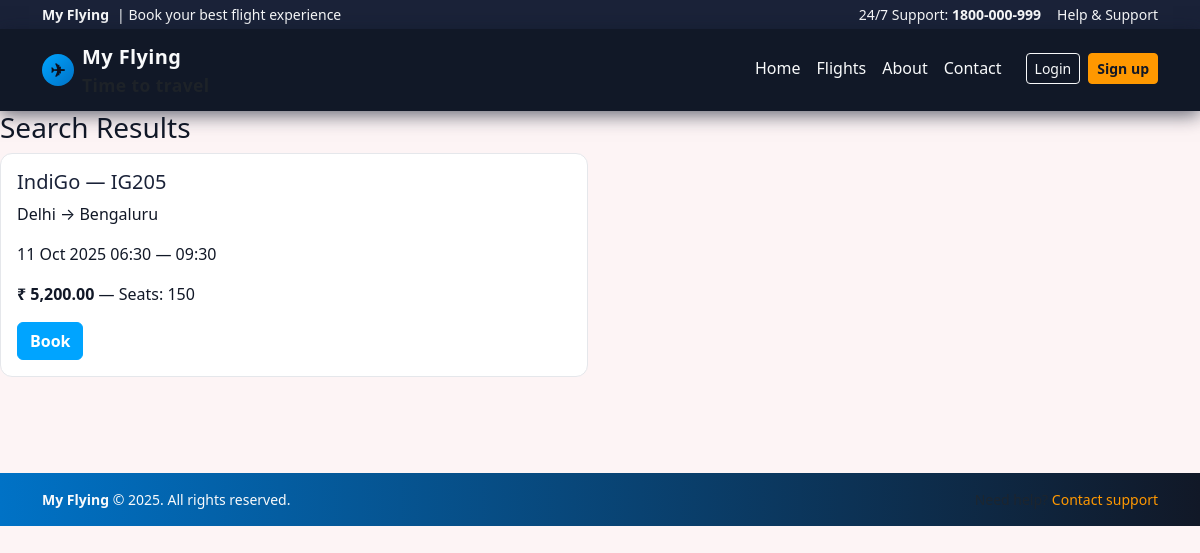
/flight_search.php?from=Delhi, run on the app's committed database.
### tables this page shows
CREATE TABLE flights (
  id INT AUTO_INCREMENT PRIMARY KEY,
  airline VARCHAR(100) NOT NULL,
  flight_no VARCHAR(50) NOT NULL,
  from_city VARCHAR(100) NOT NULL,
  to_city VARCHAR(100) NOT NULL,
  depart DATETIME NOT NULL,
  arrive DATETIME NOT NULL,
  price DECIMAL(10,2) NOT NULL,
  seats_total INT NOT NULL DEFAULT 100,
  seats_available INT NOT NULL DEFAULT 100,
  created_at TIMESTAMP DEFAULT CURRENT_TIMESTAMP
);

### config.php (called while the page is built, shortened)
<?php
function e($s){ return htmlspecialchars((string)$s, ENT_QUOTES, 'UTF-8'); }
?>

### flight_search.php (the view, shortened to what this page needs)
<?php
require 'inc/header.php';
$from = $_GET['from'] ?? '';
$q = "SELECT * FROM flights WHERE 1=1";
$params = [];
$types = '';
if($from !== ''){
  $q .= " AND from_city LIKE ?";
  $params[] = "%$from%"; $types .= 's';
}
$q .= " ORDER BY depart ASC LIMIT 100";
$stmt = $mysqli->prepare($q);
if($params){
  $stmt->bind_param($types, ...$params);
}
$stmt->execute();
$res = $stmt->get_result();
?>
<h3>Search Results</h3>
<?php if($res->num_rows===0): ?>
  <div class="alert alert-warning">No flights found.</div>
<?php else: ?>
  <div class="row gy-3">
    <?php while($f = $res->fetch_assoc()): ?>
      <div class="col-md-6">
        <div class="card">
          <div class="card-body">
            <h5><?=e($f['airline'])?> — <?=e($f['flight_no'])?></h5>
            <p><?=e($f['from_city'])?> → <?=e($f['to_city'])?></p>
            <p><?=date('d M Y H:i', strtotime($f['depart']))?> — <?=date('H:i', strtotime($f['arrive']))?></p>
            <p><strong>₹ <?=number_format($f['price'],2)?></strong> — Seats: <?=e($f['seats_available'])?></p>
            <a href="/flying/book_flight.php?flight_id=<?=e($f['id'])?>" class="btn btn-primary">Book</a>
          </div>
        </div>
      </div>
    <?php endwhile; ?>
  </div>
<?php endif; ?>
<?php require 'inc/footer.php'; ?>

### style.css (style rules this page uses)
:root { --color-bg: #fdf4f5; --color-primary: #00a4ff; --color-primary-dark: #0072c6; --color-accent: #ff9800; --color-accent-dark: #f57c00; --color-header-dark: #1a2238; --color-header-darker: #111827; --color-text: #111827; --color-light: #f9fafb; --color-muted: #9ca3af; --color-advantages-bg: #ffe4ec; }
body { min-height: 100vh; margin: 0; font-family: system-ui, -apple-system, BlinkMacSystemFont, "Segoe UI", sans-serif; background: var(--color-bg); color: var(--color-text); }
.card { background: #ffffff; border-radius: 0.75rem; border: 1px solid #e5e7eb; color: var(--color-text); }
.card h3, .card h4, .card h5 { color: var(--color-header-dark); }
.btn-primary { background: var(--color-primary); border-color: var(--color-primary); font-weight: 600; }

### data on the page
flights: airline "IndiGo", flight_no "IG205", from_city "Delhi", to_city "Bengaluru", depart "11 Oct 2025 06:30", arrive "09:30", price "5,200.00", seats_available "150"
